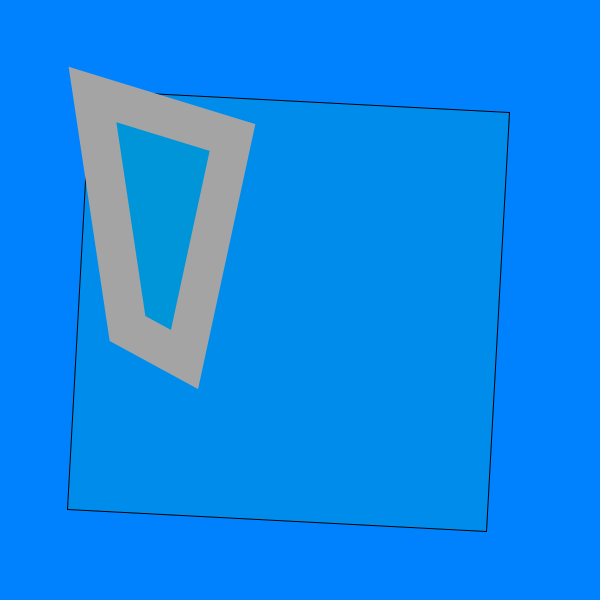
Frame 1 (no input)
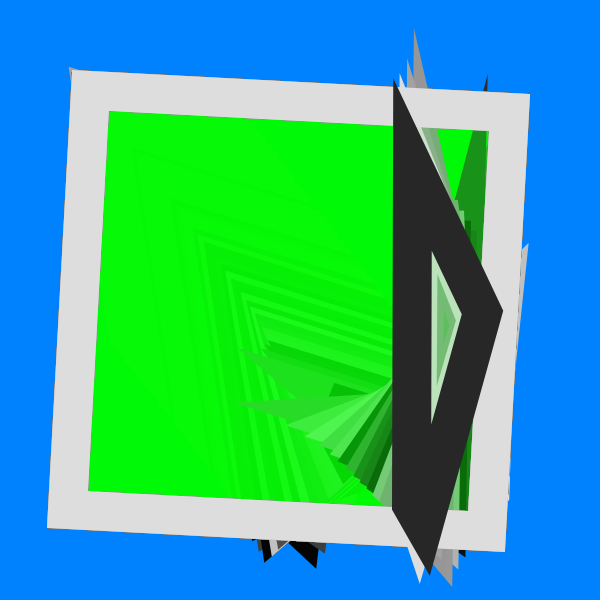
Frame 60 (the mouse pressed at the canvas centre just before this capture)
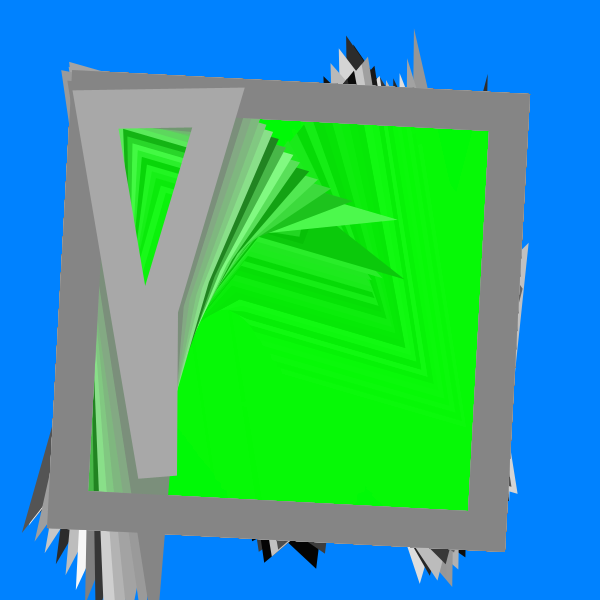
Frame 120 (the mouse held since frame 60 and released just before this capture)

The Processing sketch that drew these frames (run headless with seeded random() and noise(); from frame 60 on, the mouse is pressed at the canvas centre):

// Processing sketch: processing_68863
// ── processing_68863.pde

int xPos;
int yPos;
int xVel;
int yVel;
int xPos1;
int yPos1;
int xVel1;
int yVel1;
int xPos2;
int yPos2;
int xVel2;
int yVel2;
int xPos3;
int yPos3;
int xVel3;
int yVel3;

void setup(){
  background(0, 130, 255);
 size(600, 600);
xPos = 3;
yPos = 4;
xVel = 6;
yVel = 7;
xPos1 =145;
yPos1 = 40;
xVel1 = 6;
yVel1 = 7;
xPos2 =109;
yPos2 = 264;
xVel2 = 7;
yVel2 = 9;
xPos3 =50;
yPos3 = 236;
xVel3 = 6;
yVel3 = 7;
}

void draw(){
  fill(0, 255, 0, 20);
translate(90, 90);
rotate(PI/58);
rect( 0,0, 420, 420);
    smooth();
    strokeWeight(39);
    stroke(random(255));
  quad(xPos, yPos, xPos1, yPos1, xPos2, yPos2, xPos3, yPos3);
xPos += xVel;  
yPos += yVel;
xPos1 += xVel1;
yPos1 += yVel1;
xPos2 += xVel2;
yPos2 += yVel2;
xPos3 += xVel3;
yPos3 += yVel3;

if ((xPos < 0) || (xPos > 420)){
  xVel*=-1;
}
if ((yPos < 0) || (yPos > 420)){
  yVel*=-1;
}
if ((xPos1 < 0) || (xPos1 > 420)){
  xVel1*=-1;
}
if ((yPos1 < 0) || (yPos1 > 420)){
  yVel1*=-1;

}
if ((xPos2 < 0) || (xPos2 > 420)){
  xVel2*=-1;
}
if ((yPos2 < 0) || (yPos2 > 420)){
  yVel2*=-1;
}
if ((xPos3 < 0) || (xPos3 > 420)){
  xVel3*=-1;
}
if ((yPos3 < 0) || (yPos3 > 420)){
  yVel3*=-1;
}}
void mousePressed(){
  background(random(255), random(255), random(255));
}
